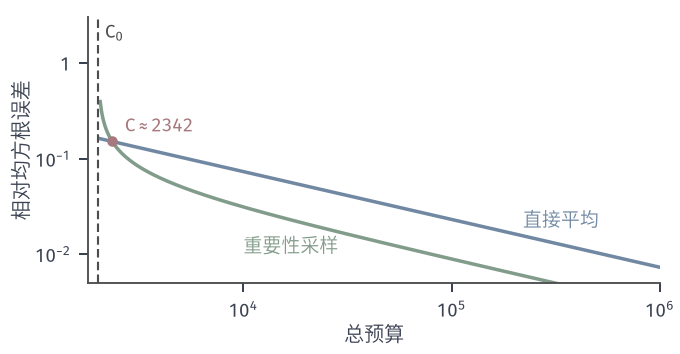

The script that drew this image:
from pathlib import Path
import sys
HERE = Path(__file__).resolve().parent
sys.path.insert(0, str(HERE.parent/"vr-common"))
from vr_fig import *
# Target I = P(X>4), X ~ Exp(1).  Plain Monte Carlo: per-sample variance v0 = I(1-I), unit cost 1.
# Importance sampling with q = Exp(1/4): v1 = e^{-7}/(0.25*1.75) - I^2, unit cost 1.5, fixed set-up cost C0 = 2000.
# Relative RMSE after budget C: sqrt(v c/(C - C0))/I.  Crossover where the two are equal.
I = math.exp(-4); v0 = I*(1-I); v1 = math.exp(-7)/(0.25*1.75) - I*I; c1 = 1.5; C0 = 2000
C = np.logspace(np.log10(2050), 6, 400)
r0 = np.sqrt(v0/C)/I; r1 = np.sqrt(v1*c1/(C-C0))/I
Cx = v0*C0/(v0 - v1*c1)
fig, ax = figure(width_mm=96, height_mm=50)
panel(fig, left=.13, right=.97, bottom=.2, top=.95)
ax.plot(C, r0, color=BLUE, lw=1.4); ax.plot(C, r1, color=GREEN, lw=1.4)
ax.axvline(C0, color=STROKE, lw=.85, ls=DASH)
ax.set_xscale('log'); ax.set_yscale('log'); ax.set_xlim(1800, 1e6); ax.set_ylim(5e-3, 3)
logticks(ax, [-2, -1, 0]); logticks(ax, [4, 5, 6], 'x')
dot(ax, Cx, math.sqrt(v0/Cx)/I)
lab(ax, Cx*1.15, math.sqrt(v0/Cx)/I*1.25, r'$C\approx %d$' % round(Cx), RED)
lab(ax, 2.2e5, math.sqrt(v0/2.2e5)/I*1.25, '直接平均', BLUE)
lab(ax, 1.0e4, 0.0105, '重要性采样', GREEN)
lab(ax, C0*1.08, 1.8, r'$C_0$', STROKE)
axlab(ax, '总预算', '相对均方根误差')
save(fig, HERE, 'figure', {'I': I, 'v_plain': v0, 'v_is': v1, 'c_is': c1, 'C0': C0, 'crossover': Cx,
     'relrmse_plain_1e5': math.sqrt(v0/1e5)/I, 'relrmse_is_1e5': math.sqrt(v1*c1/(1e5-C0))/I})
